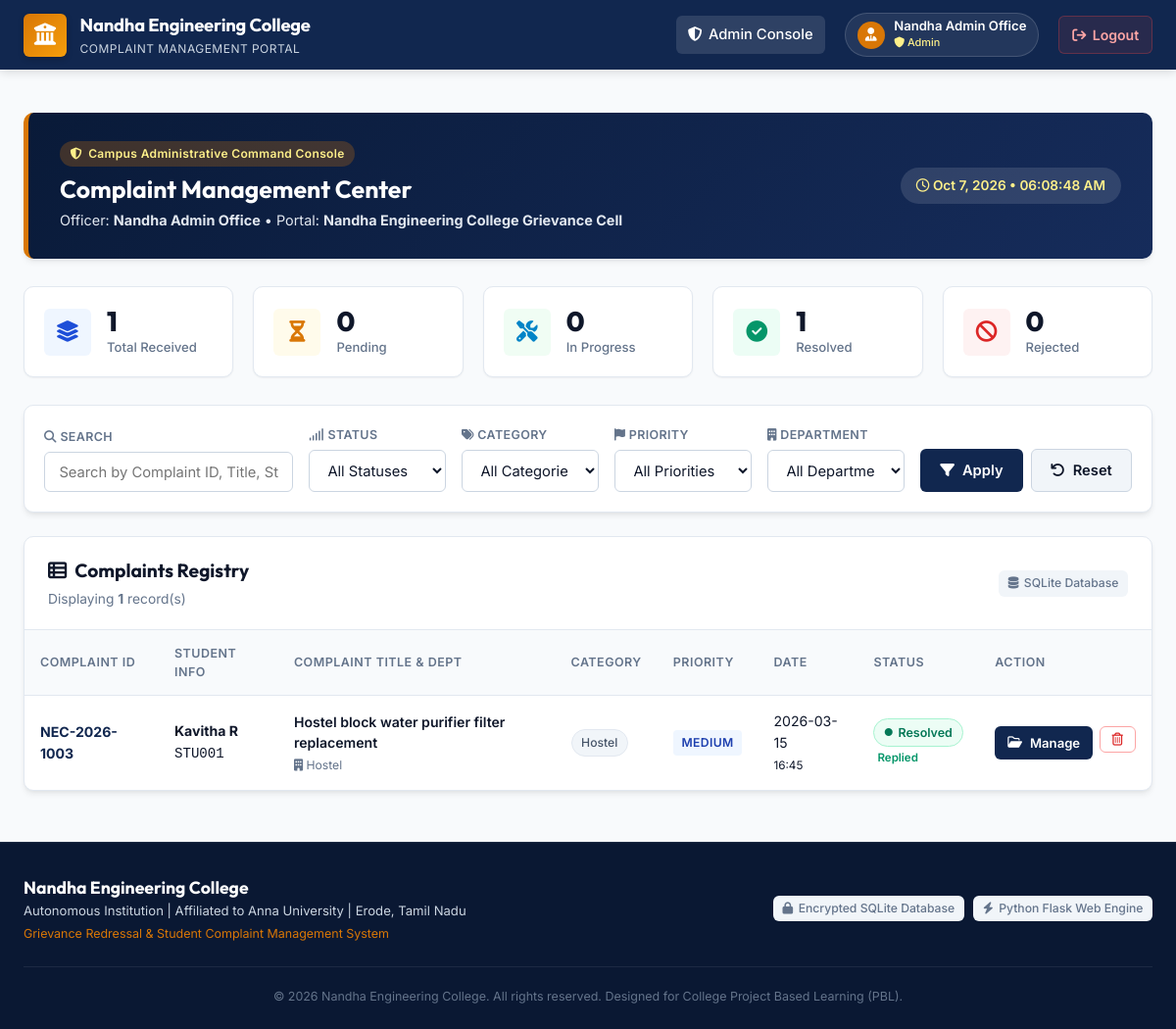
The page /admin/dashboard (signed in) on the database its author committed.
### tables this page shows
CREATE TABLE complaints (
            id INTEGER PRIMARY KEY AUTOINCREMENT,
            complaint_id TEXT UNIQUE NOT NULL,
            student_id TEXT NOT NULL,
            user_id INTEGER NOT NULL,
            title TEXT NOT NULL,
            category TEXT NOT NULL,
            department TEXT NOT NULL,
            priority TEXT NOT NULL,
            description TEXT NOT NULL,
            attachment TEXT,
            status TEXT NOT NULL DEFAULT 'Pending' CHECK(status IN ('Pending', 'In Progress', 'Resolved', 'Rejected')),
            admin_response TEXT,
            created_at TIMESTAMP DEFAULT CURRENT_TIMESTAMP,
            updated_at TIMESTAMP DEFAULT CURRENT_TIMESTAMP,
            FOREIGN KEY(user_id) REFERENCES users(id) ON DELETE CASCADE
        );

CREATE TABLE users (
            id INTEGER PRIMARY KEY AUTOINCREMENT,
            name TEXT NOT NULL,
            student_id TEXT UNIQUE,
            username TEXT UNIQUE,
            password TEXT NOT NULL,
            role TEXT NOT NULL CHECK(role IN ('student', 'admin')),
            department TEXT,
            created_at TIMESTAMP DEFAULT CURRENT_TIMESTAMP
        );

### app.py (the view, shortened to what this page needs)
@app.route('/admin/dashboard')
@admin_required
def admin_dashboard():
    conn = get_db_connection()
    total = conn.execute("SELECT COUNT(*) FROM complaints").fetchone()[0]
    pending = conn.execute("SELECT COUNT(*) FROM complaints WHERE status = 'Pending'").fetchone()[0]
    in_progress = conn.execute("SELECT COUNT(*) FROM complaints WHERE status = 'In Progress'").fetchone()[0]
    resolved = conn.execute("SELECT COUNT(*) FROM complaints WHERE status = 'Resolved'").fetchone()[0]
    rejected = conn.execute("SELECT COUNT(*) FROM complaints WHERE status = 'Rejected'").fetchone()[0]
    search_query = request.args.get('search', '').strip()
    status_filter = request.args.get('status', '').strip()
    category_filter = request.args.get('category', '').strip()
    priority_filter = request.args.get('priority', '').strip()
    department_filter = request.args.get('department', '').strip()
    query = '''
        SELECT c.*, u.name as student_name, u.department as student_dept
        FROM complaints c
        JOIN users u ON c.user_id = u.id
        WHERE 1=1
    '''
    params = []
    if status_filter:
        query += " AND c.status = ?"
        params.append(status_filter)
    if category_filter:
        query += " AND c.category = ?"
        params.append(category_filter)
    if priority_filter:
        query += " AND c.priority = ?"
        params.append(priority_filter)
    if department_filter:
        query += " AND c.department = ?"
        params.append(department_filter)
    query += " ORDER BY c.created_at DESC"
    complaints = conn.execute(query, params).fetchall()
    categories = [
        'Academic', 'Infrastructure', 'Hostel', 'Transport',
        'Canteen', 'Library', 'Internet/Wi-Fi', 'Faculty', 'Other'
    ]
    priorities = ['Low', 'Medium', 'High', 'Urgent']
    departments = [
        'Computer Science & Engineering',
        'Electronics & Communication Engineering',
        'Electrical & Electronics Engineering',
        'Mechanical Engineering',
        'Civil Engineering',
        'Information Technology',
        'Artificial Intelligence & Data Science',
        'Master of Business Administration (MBA)',
        'Master of Computer Applications (MCA)',
        'Hostel & Residential Facilities',
        'Campus Transport Division',
        'General Administration'
    ]
    conn.close()
    return render_template(
        'admin_dashboard.html',
        complaints=complaints,
        total=total,
        pending=pending,
        in_progress=in_progress,
        resolved=resolved,
        rejected=rejected,
        categories=categories,
        priorities=priorities,
        departments=departments,
        current_search=search_query,
        current_status=status_filter,
        current_category=category_filter,
        current_priority=priority_filter,
        current_department=department_filter
    )

### app.py (called while the page is built)
def get_db_connection():
    conn = sqlite3.connect(app.config['DATABASE'])
    conn.row_factory = sqlite3.Row
    conn.execute("PRAGMA foreign_keys = ON")
    return conn

def admin_required(f):
    @wraps(f)
    def decorated_function(*args, **kwargs):
        if 'user_id' not in session:
            flash('Please log in as an administrator to access this page.', 'warning')
            return redirect(url_for('login', tab='admin'))
        if session.get('role') != 'admin':
            flash('Access restricted to administrators only.', 'danger')
            return redirect(url_for('student_dashboard'))
        return f(*args, **kwargs)
    return decorated_function

### templates/admin_dashboard.html (shortened to what this page needs)
{% extends "base.html" %}
{% block content %}
<div class="dashboard-header-banner admin-banner">
    <div class="banner-content">
        <div class="welcome-chip admin-chip">
            <i class="fa-solid fa-shield-halved"></i> Campus Administrative Command Console
        </div>
        <h1 class="page-title">Complaint Management Center</h1>
        <p class="page-subtitle">
            Officer: <strong>{{ session.get('name') }}</strong> &bull; Portal: <strong>Nandha Engineering College Grievance Cell</strong>
        </p>
    </div>
    <div class="banner-actions">
        <span class="live-clock-badge">
            <i class="fa-regular fa-clock"></i> <span id="portalClock">System Active</span>
        </span>
    </div>
</div>
<div class="stats-grid stats-grid-5">
    <div class="stat-card">
        <div class="stat-icon-wrap stat-icon-primary">
            <i class="fa-solid fa-layer-group"></i>
        </div>
        <div class="stat-data">
            <span class="stat-number">{{ total }}</span>
            <span class="stat-label">Total Received</span>
        </div>
    </div>
    <div class="stat-card">
        <div class="stat-icon-wrap stat-icon-warning">
            <i class="fa-solid fa-hourglass-half"></i>
        </div>
        <div class="stat-data">
            <span class="stat-number">{{ pending }}</span>
            <span class="stat-label">Pending</span>
        </div>
    </div>
    <div class="stat-card">
        <div class="stat-icon-wrap stat-icon-info">
            <i class="fa-solid fa-screwdriver-wrench"></i>
        </div>
        <div class="stat-data">
            <span class="stat-number">{{ in_progress }}</span>
            <span class="stat-label">In Progress</span>
        </div>
    </div>
    <div class="stat-card">
        <div class="stat-icon-wrap stat-icon-success">
            <i class="fa-solid fa-circle-check"></i>
        </div>
        <div class="stat-data">
            <span class="stat-number">{{ resolved }}</span>
            <span class="stat-label">Resolved</span>
        </div>
    </div>
    <div class="stat-card">
        <div class="stat-icon-wrap stat-icon-danger">
            <i class="fa-solid fa-ban"></i>
        </div>
        <div class="stat-data">
            <span class="stat-number">{{ rejected }}</span>
            <span class="stat-label">Rejected</span>
        </div>
    </div>
</div>
<div class="card filter-card">
    <form method="GET" action="{{ url_for('admin_dashboard') }}" class="filter-form">
        <div class="filter-row">
            <div class="filter-field search-field">
                <label for="search" class="filter-label"><i class="fa-solid fa-magnifying-glass"></i> Search</label>
                <div class="search-input-wrap">
                    <input type="text" id="search" name="search" class="form-control" placeholder="Search by Complaint ID, Title, Student Name or ID..." value="{{ current_search }}">
                </div>
            </div>
            <div class="filter-field">
                <label for="status" class="filter-label"><i class="fa-solid fa-signal"></i> Status</label>
                <select id="status" name="status" class="form-select">
                    <option value="">All Statuses</option>
                </select>
            </div>
            <div class="filter-field">
                <label for="category" class="filter-label"><i class="fa-solid fa-tags"></i> Category</label>
                <select id="category" name="category" class="form-select">
                    <option value="">All Categories</option>
                </select>
            </div>
            <div class="filter-field">
                <label for="priority" class="filter-label"><i class="fa-solid fa-flag"></i> Priority</label>
                <select id="priority" name="priority" class="form-select">
                    <option value="">All Priorities</option>
                </select>
            </div>
            <div class="filter-field">
                <label for="department" class="filter-label"><i class="fa-solid fa-building"></i> Department</label>
                <select id="department" name="department" class="form-select">
                    <option value="">All Departments</option>
                </select>
            </div>
            <div class="filter-actions">
                <button type="submit" class="btn btn-primary" title="Apply filter">
                    <i class="fa-solid fa-filter"></i> Apply
                </button>
                <a href="{{ url_for('admin_dashboard') }}" class="btn btn-secondary" title="Reset all filters">
                    <i class="fa-solid fa-arrow-rotate-left"></i> Reset
                </a>
            </div>
        </div>
    </form>
</div>
<div class="card">
    <div class="card-header border-bottom flex-between">
        <div>
            <h2 class="card-title"><i class="fa-solid fa-table-list"></i> Complaints Registry</h2>
            <p class="card-subtitle">
                Displaying <strong>{{ complaints|length }}</strong> record(s)
            </p>
        </div>
        <div class="export-placeholder">
            <span class="badge-status-neutral"><i class="fa-solid fa-database"></i> SQLite Database</span>
        </div>
    </div>
    {% if complaints %}
        <div class="table-responsive">
            <table class="data-table admin-table">
                <thead>
                    <tr>
                        <th>Complaint ID</th>
                        <th>Student Info</th>
                        <th>Complaint Title & Dept</th>
                        <th>Category</th>
                        <th>Priority</th>
                        <th>Date</th>
                        <th>Status</th>
                        <th class="text-right">Action</th>
                    </tr>
                </thead>
                <tbody>
                    {% for c in complaints %}
                        <tr>
                            <td>
                                <a href="{{ url_for('complaint_details', complaint_id=c['complaint_id']) }}" class="id-link">
                                    <strong>{{ c['complaint_id'] }}</strong>
                                </a>
                            </td>
                            <td>
                                <div class="student-info-cell">
                                    <strong>{{ c['student_name'] }}</strong>
                                    <span class="text-muted text-xs"><code>{{ c['student_id'] }}</code></span>
                                </div>
                            </td>
                            <td>
                                <div class="complaint-title-cell">
                                    <a href="{{ url_for('complaint_details', complaint_id=c['complaint_id']) }}" class="table-title-link">
                                        {{ c['title'] }}
                                    </a>
                                    <span class="cell-sub"><i class="fa-solid fa-building"></i> {{ c['department'] }}</span>
                                </div>
                            </td>
                            <td>
                                <span class="category-pill">{{ c['category'] }}</span>
                            </td>
                            <td>
                                <span class="badge-priority badge-priority-{{ c['priority']|lower }}">
                                    {{ c['priority'] }}
                                </span>
                            </td>
                            <td class="text-muted text-sm">
                                <div>{{ c['created_at'][:10] }}</div>
                                <small class="text-xs">{{ c['created_at'][11:16] }}</small>
                            </td>
                            <td>
                                <span class="badge-status badge-status-{{ c['status']|lower|replace(' ', '-') }}">
                                    <i class="fa-solid fa-circle status-dot"></i> {{ c['status'] }}
                                </span>
                                {% if c['admin_response'] %}
                                    <div class="badge-admin-note" title="Resolution response given">
                                         Replied
                                    </div>
                                {% endif %}
                            </td>
                            <td class="text-right">
                                <div class="btn-group-action">
                                    <a href="{{ url_for('complaint_details', complaint_id=c['complaint_id']) }}" class="btn btn-sm btn-primary" title="Open and manage complaint">
                                        <i class="fa-regular fa-folder-open"></i> Manage
                                    </a>
                                    <form action="{{ url_for('delete_complaint', complaint_id=c['complaint_id']) }}" method="POST" class="inline-form" onsubmit="return confirmDelete('{{ c['complaint_id'] }}');">
                                        <button type="submit" class="btn btn-sm btn-danger-icon" title="Delete complaint">
                                            <i class="fa-regular fa-trash-can"></i>
                                        </button>
                                    </form>
                                </div>
                            </td>
                        </tr>
                    {% endfor %}
                </tbody>
            </table>
        </div>
    {% endif %}
</div>
{% endblock %}

### rows shown on the page
complaints: complaint_id "NEC-2026-1003", student_name "Kavitha R", student_id "STU001", title "Hostel block water purifier filter replacement", department "Hostel", category "Hostel", priority "MEDIUM", created_at "2026-03-15", created_at "16:45", status "Resolved", shows "Replied"

### other values the page prints
{{ session.get('name') }} "Nandha Admin Office"
{{ total }} "1"
{{ pending }} "0"
{{ in_progress }} "0"
{{ resolved }} "1"
{{ rejected }} "0"
{{ complaints|length }} "1"
